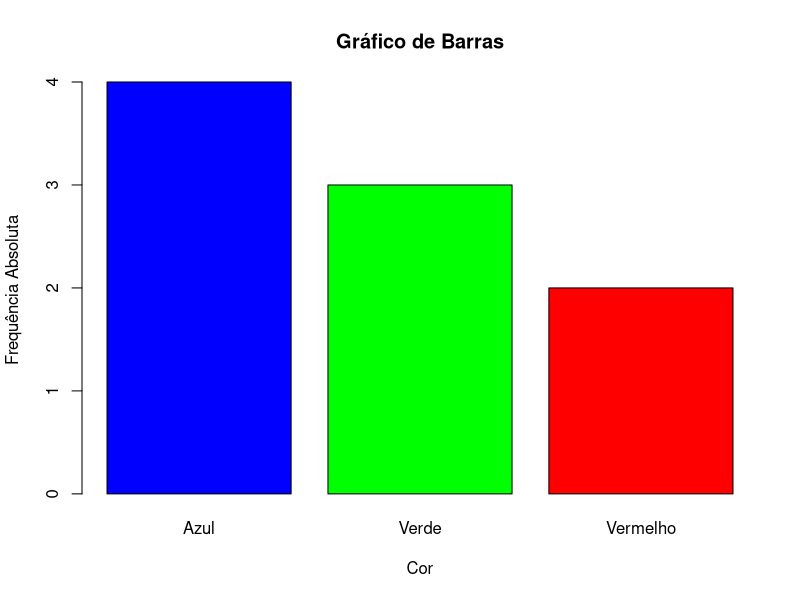
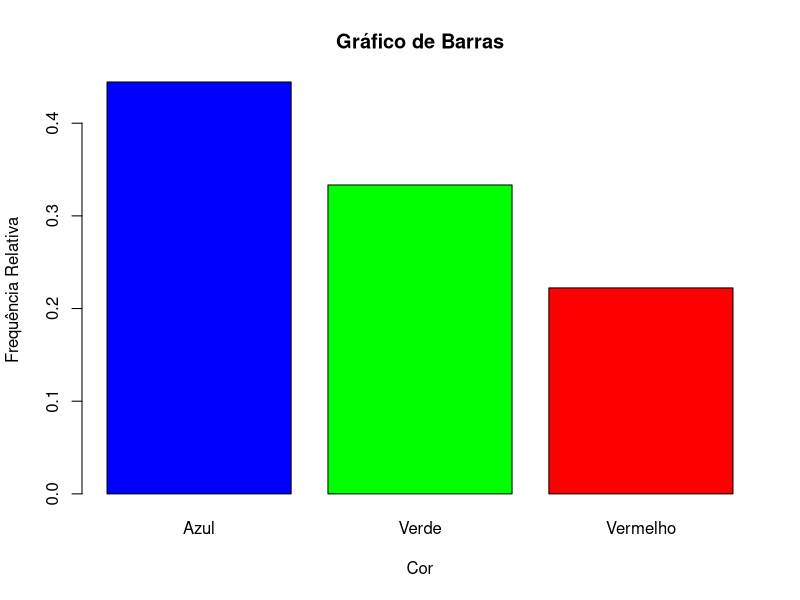
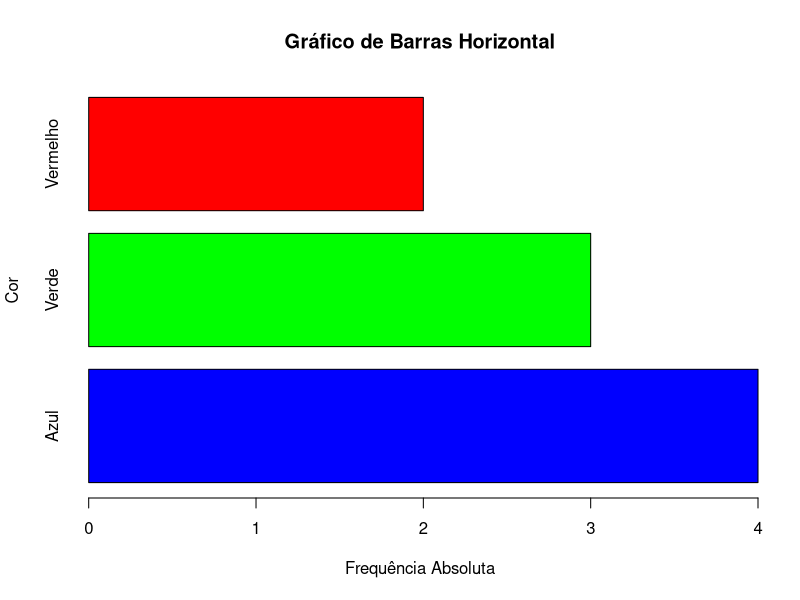
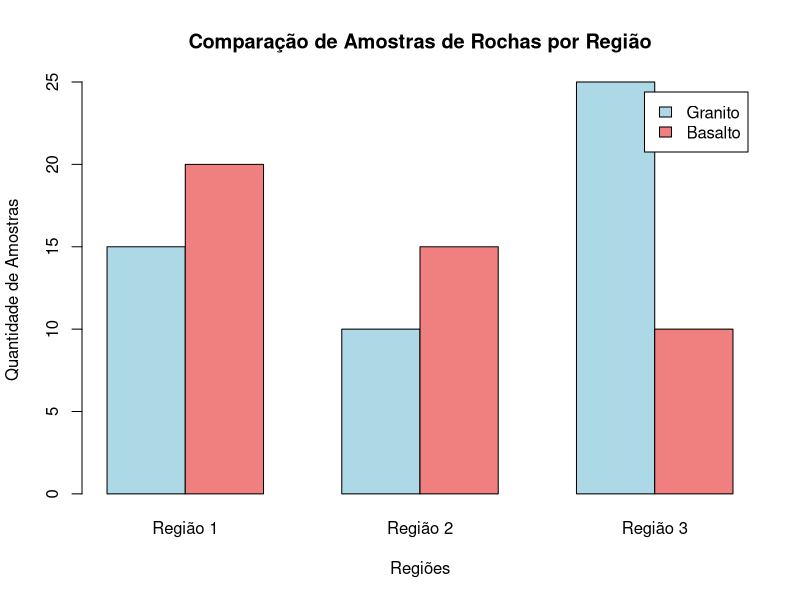
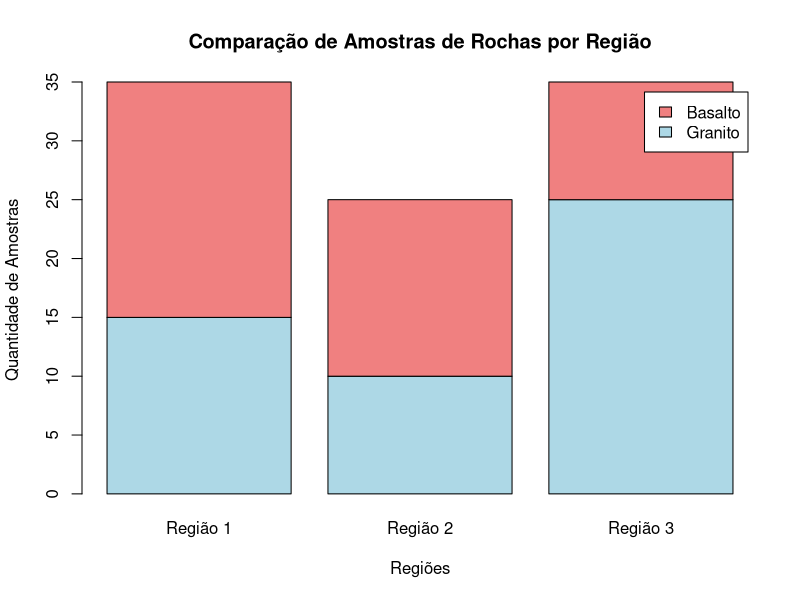
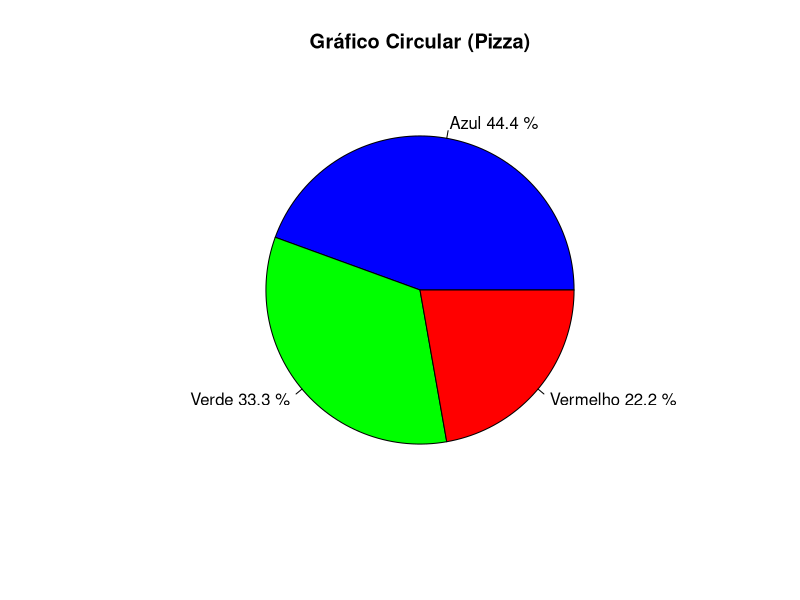
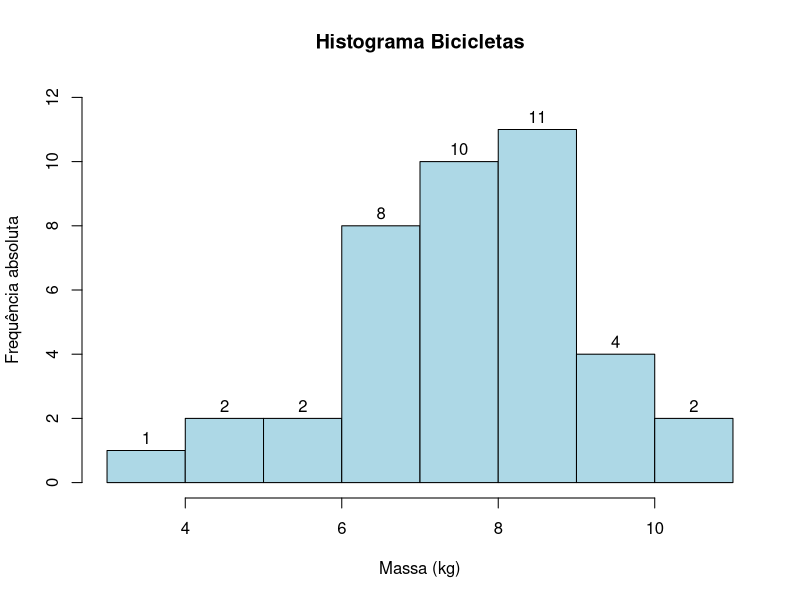
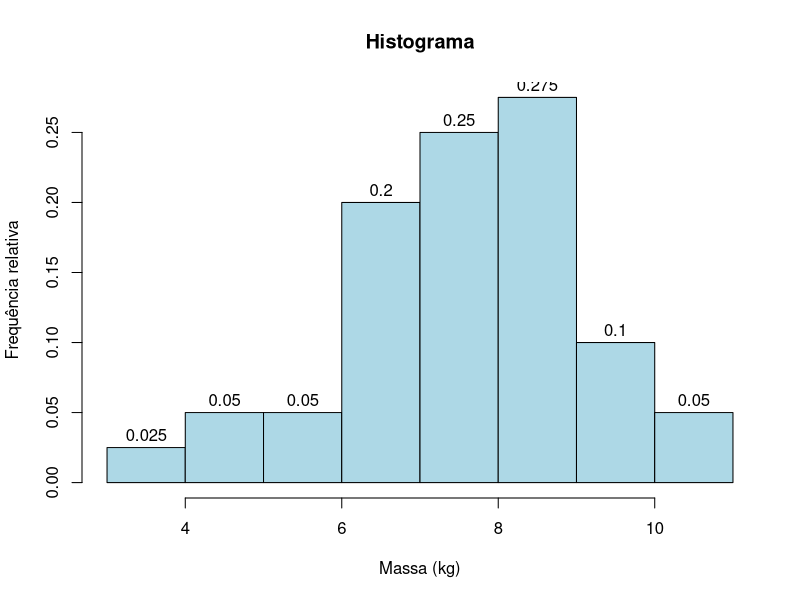

The R script that drew these images, in order:
## ---- chunk 1
# Dados de exemplo: cores favoritas
cores <- c("Azul", "Vermelho", "Verde", "Azul", "Verde", 
"Vermelho", "Azul", "Verde", "Azul")

# Calcular as frequências absolutas
frequencia_absoluta <- table(cores)

# Criar o gráfico de barras com frequências absolutas
barplot(frequencia_absoluta,
  main = "Gráfico de Barras",         
  xlab = "Cor",         
  ylab = "Frequência Absoluta",         
  col = c("blue", "green", "red"),
  border = "black") 
## ---- chunk 2
# Calcular as frequências relativas
frequencia_relativa <- frequencia_absoluta / length(cores)	
	
# Criar o gráfico de barras com frequências relativas
barplot(frequencia_relativa,         
  main = "Gráfico de Barras",         
  xlab = "Cor",         
  ylab = "Frequência Relativa",
  col = c("blue", "green", "red"),
  border = "black") 
## ---- chunk 3
# Gráfico de barras horizontal
barplot(frequencia_absoluta, 
        main = "Gráfico de Barras Horizontal",
        xlab = "Frequência Absoluta",
        ylab = "Cor",
        col = c("blue", "green", "red"),
        horiz = TRUE)
## ---- chunk 4
# Dados: contagem de amostras por tipo de rocha e região
regioes <- c("Região 1", "Região 2", "Região 3")
granito <- c(15, 10, 25)
basalto <- c(20, 15, 10)

# Criando uma matriz para agrupar os dados
dados_rochas <- rbind(granito, basalto)

# Gerando o gráfico de barras agrupadas
barplot(dados_rochas, 
        beside = TRUE, 
        names.arg = regioes, 
        col = c("lightblue", "lightcoral"), 
        legend.text = c("Granito", "Basalto"),
        main = "Comparação de Amostras de Rochas por Região", 
        xlab = "Regiões", 
        ylab = "Quantidade de Amostras")
## ---- chunk 5
# Dados: contagem de amostras por tipo de rocha e região
regioes <- c("Região 1", "Região 2", "Região 3")
granito <- c(15, 10, 25)
basalto <- c(20, 15, 10)

# Criando uma matriz para agrupar os dados
dados_rochas <- rbind(granito, basalto)

# Gerando o gráfico de barras empilhadas
barplot(dados_rochas, 
        names.arg = regioes, 
        col = c("lightblue", "lightcoral"), 
        legend.text = c("Granito", "Basalto"),
        main = "Comparação de Amostras de Rochas por Região", 
        xlab = "Regiões", 
        ylab = "Quantidade de Amostras")
## ---- chunk 6
# Criar gráfico circular
pie(frequencia_relativa, 
    main = "Gráfico Circular (Pizza)",
    col = c("blue", "green", "red"),
    labels = paste(names(frequencia_relativa), 
                   round(frequencia_relativa * 100, 1), "%"))
## ---- chunk 7
# Dados referentes à massa (em kg) de 40 bicicletas
bicicletas <- c(4.3,6.8,9.2,7.2,8.7,8.6,6.6,5.2,8.1,10.9,7.4,4.5,3.8,7.6,6.8,7.8,8.4,7.5,10.5,6.0,7.7,8.1,7.0,8.2,8.4,8.8,6.7,8.2,9.4,7.7,6.3,7.7,9.1,7.9,7.9,9.4,8.2,6.7,8.2,6.5)
  
h <- hist(bicicletas,
          breaks = "Sturges",
          main = "Histograma Bicicletas",
          xlab = "Massa (kg)",
          ylab = "Frequência absoluta",
          col = "lightblue",
          border = "black",
          ylim = c(0,12),
          labels = TRUE)
## ---- chunk 8
# Histograma com frequência relativa
hist(bicicletas,
  main = "Histograma",          
  xlab = "Massa (kg)",          
  ylab = "Frequência relativa",     
  freq = FALSE,
  col = "lightblue",
  border = "black",
  labels = TRUE)
## ---- chunk 9
# Histograma com frequência relativa
hist(bicicletas,
  main = "Histograma",          
  xlab = "Massa (kg)",          
  ylab = "Frequência relativa",     
  freq = FALSE,
  col = "lightblue",
  border = "black",
  labels = TRUE)

# Adicionando uma curva de densidade em cima do histograma
lines(density(bicicletas), col="red", lwd=2)
## ---- chunk 10
# Box-plot vertical
boxplot(bicicletas, 
        main = "Box-plot Vertical",
        xlab = "Bicicletas",
        ylab = "Massa (Kg)",
        col = "lightblue",
        border = "darkblue")
## ---- chunk 11
# Box-plot horizontal
boxplot(bicicletas, 
        main = "Box-plot Horizontal",
        xlab = "Massa (Kg)",
        ylab = "Bicicletas",
        col = "lightblue",
        border = "darkblue",
        horizontal = TRUE)
## ---- chunk 12
# Ajuste do layout gráfico
par(mfrow = c(1, 2))

# Box-plot vertical e horizontal lado a lado
boxplot(bicicletas, main = "Box-plot Vertical", col = "red")
boxplot(bicicletas, main = "Box-plot Horizontal", col = "green", horizontal = TRUE)

# Resetar layout gráfico para o padrão
par(mfrow = c(1, 1))
## ---- chunk 13
data(iris)
boxplot(iris$Sepal.Length, 
        main="Box-Plot de Sepal Length", 
        ylab="Sepal Length")
## ---- chunk 14
boxplot(Sepal.Length ~ Species, 
        data = iris, 
        main = "Box-Plot de Sepal Length por Espécie", 
        xlab = "Espécie", 
        ylab = "Sepal Length")
## ---- chunk 15
# Dados de exemplo
x <- rnorm(100)
y <- x + rnorm(100, sd = 0.5)

# Criar gráfico de dispersão
plot(x, y, 
     main = "Gráfico de Dispersão", 
     xlab = "Variável X", 
     ylab = "Variável Y", 
     col = "blue", 
     pch = 19)
## ---- chunk 16
# Criar gráfico de dispersão
plot(x, y, 
     main = "Gráfico de Dispersão", 
     xlab = "Variável X", 
     ylab = "Variável Y", 
     col = "blue", 
     pch = 19)

abline(lm(y~x), col="green", lwd=2)
## ---- chunk 17
# Dados com dois grupos
set.seed(123)
x1 <- rnorm(50, mean = 5)
y1 <- 3 * x1 + rnorm(50)
x2 <- rnorm(50, mean = 7)
y2 <- 3 * x2 + rnorm(50)

# Gráfico de dispersão com diferentes cores
plot(x1, y1, 
     main = "Gráfico de Dispersão com Grupos",
     xlab = "Eixo X",
     ylab = "Eixo Y",
     col = "red", pch = 16)
points(x2, y2, col = "blue", pch = 16)
legend("topright", legend = c("Grupo 1", "Grupo 2"), col = c("red", "blue"), pch = 16)
## ---- chunk 18
# Dados de exemplo
tempo <- 1:10
valores <- c(3, 5, 7, 9, 11, 10, 8, 6, 4, 2)

# Criar gráfico de linhas
plot(tempo, valores, 
     type = "o", 
     main = "Gráfico de Linhas", 
     xlab = "Tempo", 
     ylab = "Valores", 
     col = "blue",
     lwd = 1,
     pch = 19)
